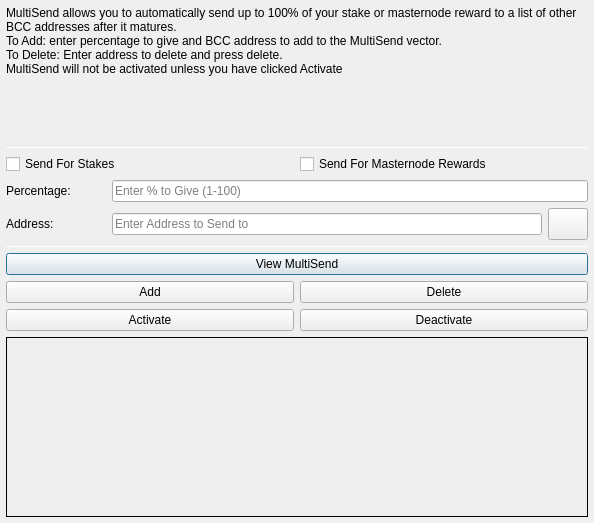
<?xml version="1.0" encoding="UTF-8"?>
<ui version="4.0">
 <class>MultiSendDialog</class>
 <widget class="QDialog" name="MultiSendDialog">
  <property name="windowModality">
   <enum>Qt::NonModal</enum>
  </property>
  <property name="geometry">
   <rect>
    <x>0</x>
    <y>0</y>
    <width>594</width>
    <height>523</height>
   </rect>
  </property>
  <property name="windowTitle">
   <string>MultiSend</string>
  </property>
  <layout class="QVBoxLayout" name="verticalLayout" stretch="0">
   <property name="leftMargin">
    <number>6</number>
   </property>
   <property name="topMargin">
    <number>6</number>
   </property>
   <property name="rightMargin">
    <number>6</number>
   </property>
   <property name="bottomMargin">
    <number>6</number>
   </property>
   <item>
    <layout class="QVBoxLayout" name="verticalLayout_Main" stretch="1,1,1,1,1,1">
     <item>
      <widget class="QLabel" name="label_2">
       <property name="lineWidth">
        <number>1</number>
       </property>
       <property name="text">
        <string>MultiSend allows you to automatically send up to 100% of your stake or masternode reward to a list of other BCC addresses after it matures.
To Add: enter percentage to give and BCC address to add to the MultiSend vector.
To Delete: Enter address to delete and press delete.
MultiSend will not be activated unless you have clicked Activate</string>
       </property>
       <property name="alignment">
        <set>Qt::AlignLeading|Qt::AlignLeft|Qt::AlignTop</set>
       </property>
       <property name="wordWrap">
        <bool>true</bool>
       </property>
      </widget>
     </item>
     <item>
      <widget class="Line" name="line">
       <property name="minimumSize">
        <size>
         <width>0</width>
         <height>1</height>
        </size>
       </property>
       <property name="maximumSize">
        <size>
         <width>16777215</width>
         <height>1</height>
        </size>
       </property>
       <property name="orientation">
        <enum>Qt::Horizontal</enum>
       </property>
      </widget>
     </item>
     <item>
      <layout class="QVBoxLayout" name="verticalLayout_Settings">
       <item>
        <layout class="QHBoxLayout" name="horizontalLayout">
         <item>
          <widget class="QCheckBox" name="multiSendStakeCheckBox">
           <property name="text">
            <string>Send For Stakes</string>
           </property>
          </widget>
         </item>
         <item>
          <widget class="QCheckBox" name="multiSendMasternodeCheckBox">
           <property name="text">
            <string>Send For Masternode Rewards</string>
           </property>
          </widget>
         </item>
        </layout>
       </item>
       <item>
        <layout class="QHBoxLayout" name="horizontalLayout_6">
         <item>
          <widget class="QLabel" name="label">
           <property name="minimumSize">
            <size>
             <width>100</width>
             <height>0</height>
            </size>
           </property>
           <property name="toolTip">
            <string>Percentage of stake to send</string>
           </property>
           <property name="text">
            <string>Percentage:</string>
           </property>
          </widget>
         </item>
         <item>
          <widget class="QLineEdit" name="multiSendPercentEdit">
           <property name="toolTip">
            <string>Enter whole numbers 1 - 100</string>
           </property>
           <property name="placeholderText">
            <string>Enter % to Give (1-100)</string>
           </property>
          </widget>
         </item>
        </layout>
       </item>
       <item>
        <layout class="QHBoxLayout" name="horizontalLayout_7">
         <item>
          <widget class="QLabel" name="label_5">
           <property name="minimumSize">
            <size>
             <width>100</width>
             <height>0</height>
            </size>
           </property>
           <property name="toolTip">
            <string>Address to send portion of stake to</string>
           </property>
           <property name="text">
            <string>Address:</string>
           </property>
          </widget>
         </item>
         <item>
          <widget class="QLineEdit" name="multiSendAddressEdit">
           <property name="toolTip">
            <string/>
           </property>
           <property name="placeholderText">
            <string>Enter Address to Send to</string>
           </property>
          </widget>
         </item>
         <item>
          <widget class="QPushButton" name="addressBookButton">
           <property name="maximumSize">
            <size>
             <width>16777215</width>
             <height>32</height>
            </size>
           </property>
           <property name="toolTip">
            <string>Choose an address from the address book</string>
           </property>
           <property name="text">
            <string/>
           </property>
           <property name="icon">
            <iconset resource="../BeaconCoin.qrc">
             <normaloff>:/icons/address-book</normaloff>:/icons/address-book</iconset>
           </property>
           <property name="shortcut">
            <string>Alt+A</string>
           </property>
           <property name="autoDefault">
            <bool>false</bool>
           </property>
          </widget>
         </item>
        </layout>
       </item>
      </layout>
     </item>
     <item>
      <widget class="Line" name="line_2">
       <property name="minimumSize">
        <size>
         <width>0</width>
         <height>1</height>
        </size>
       </property>
       <property name="maximumSize">
        <size>
         <width>16777215</width>
         <height>1</height>
        </size>
       </property>
       <property name="orientation">
        <enum>Qt::Horizontal</enum>
       </property>
      </widget>
     </item>
     <item>
      <layout class="QVBoxLayout" name="verticalLayout_Buttons">
       <item>
        <layout class="QHBoxLayout" name="horizontalLayout_4">
         <item>
          <widget class="QPushButton" name="viewButton">
           <property name="toolTip">
            <string/>
           </property>
           <property name="statusTip">
            <string>View MultiSend Vector</string>
           </property>
           <property name="text">
            <string>View MultiSend</string>
           </property>
          </widget>
         </item>
        </layout>
       </item>
       <item>
        <layout class="QHBoxLayout" name="horizontalLayout_2">
         <item>
          <widget class="QPushButton" name="addButton">
           <property name="toolTip">
            <string/>
           </property>
           <property name="statusTip">
            <string>Add to MultiSend Vector</string>
           </property>
           <property name="text">
            <string>Add</string>
           </property>
          </widget>
         </item>
         <item>
          <widget class="QPushButton" name="deleteButton">
           <property name="toolTip">
            <string/>
           </property>
           <property name="statusTip">
            <string>Delete Address From MultiSend Vector</string>
           </property>
           <property name="text">
            <string>Delete</string>
           </property>
          </widget>
         </item>
        </layout>
       </item>
       <item>
        <layout class="QHBoxLayout" name="horizontalLayout_5">
         <item>
          <widget class="QPushButton" name="activateButton">
           <property name="statusTip">
            <string>Activate MultiSend</string>
           </property>
           <property name="text">
            <string>Activate</string>
           </property>
          </widget>
         </item>
         <item>
          <widget class="QPushButton" name="disableButton">
           <property name="statusTip">
            <string>Deactivate MultiSend</string>
           </property>
           <property name="text">
            <string>Deactivate</string>
           </property>
          </widget>
         </item>
        </layout>
       </item>
      </layout>
     </item>
     <item>
      <widget class="QLabel" name="message">
       <property name="minimumSize">
        <size>
         <width>0</width>
         <height>180</height>
        </size>
       </property>
       <property name="frameShape">
        <enum>QFrame::Panel</enum>
       </property>
       <property name="frameShadow">
        <enum>QFrame::Plain</enum>
       </property>
       <property name="lineWidth">
        <number>1</number>
       </property>
       <property name="midLineWidth">
        <number>1</number>
       </property>
       <property name="text">
        <string/>
       </property>
       <property name="alignment">
        <set>Qt::AlignLeading|Qt::AlignLeft|Qt::AlignTop</set>
       </property>
       <property name="wordWrap">
        <bool>true</bool>
       </property>
      </widget>
     </item>
    </layout>
   </item>
  </layout>
 </widget>
 <resources>
  <include location="../BeaconCoin.qrc"/>
 </resources>
 <connections/>
</ui>
